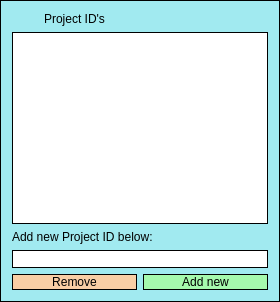
             <widget class="QFrame" name="frame_8">
              <property name="minimumSize">
               <size>
                <width>210</width>
                <height>0</height>
               </size>
              </property>
              <property name="styleSheet">
               <string notr="true">border: 1px solid;background-color: #A1EAF0;</string>
              </property>
              <property name="frameShape">
               <enum>QFrame::StyledPanel</enum>
              </property>
              <property name="frameShadow">
               <enum>QFrame::Raised</enum>
              </property>
              <layout class="QGridLayout" name="gridLayout_9">
               <item row="0" column="0">
                <widget class="QLabel" name="label_45">
                 <property name="styleSheet">
                  <string notr="true">BORDER: NONE</string>
                 </property>
                 <property name="text">
                  <string>Project ID's</string>
                 </property>
                 <property name="alignment">
                  <set>Qt::AlignCenter</set>
                 </property>
                </widget>
               </item>
               <item row="1" column="0" colspan="2">
                <widget class="QListView" name="listView">
                 <property name="styleSheet">
                  <string notr="true">background-color: white;</string>
                 </property>
                </widget>
               </item>
               <item row="2" column="0" colspan="2">
                <widget class="QLabel" name="label_46">
                 <property name="styleSheet">
                  <string notr="true">border: none</string>
                 </property>
                 <property name="text">
                  <string>Add new Project ID below:</string>
                 </property>
                </widget>
               </item>
               <item row="3" column="0" colspan="2">
                <widget class="QLineEdit" name="lineEdit_5">
                 <property name="styleSheet">
                  <string notr="true">background-color: white;</string>
                 </property>
                </widget>
               </item>
               <item row="4" column="0">
                <widget class="QPushButton" name="pushButton_3">
                 <property name="styleSheet">
                  <string notr="true">background-color: #F9CEA5;</string>
                 </property>
                 <property name="text">
                  <string>Remove</string>
                 </property>
                </widget>
               </item>
               <item row="4" column="1">
                <widget class="QPushButton" name="pushButton_4">
                 <property name="styleSheet">
                  <string notr="true">background-color: #A5F9AD ;</string>
                 </property>
                 <property name="text">
                  <string>Add new</string>
                 </property>
                </widget>
               </item>
              </layout>
             </widget>
